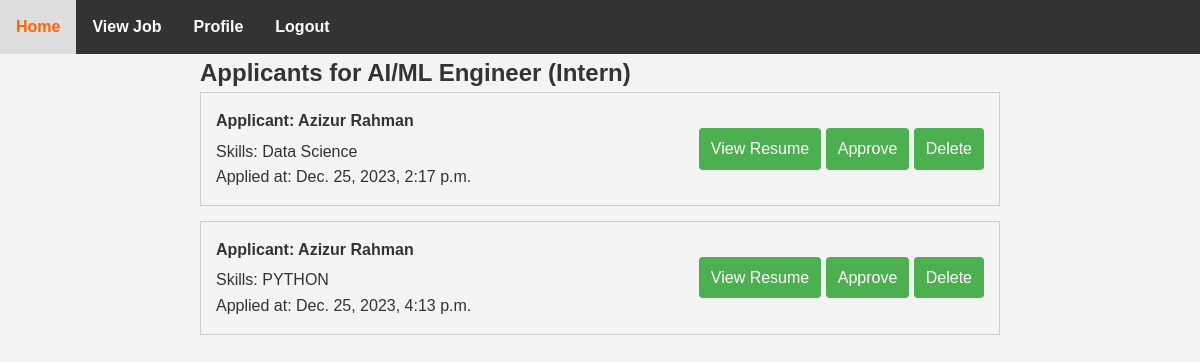
The app's page /applicant_list/8, older data.
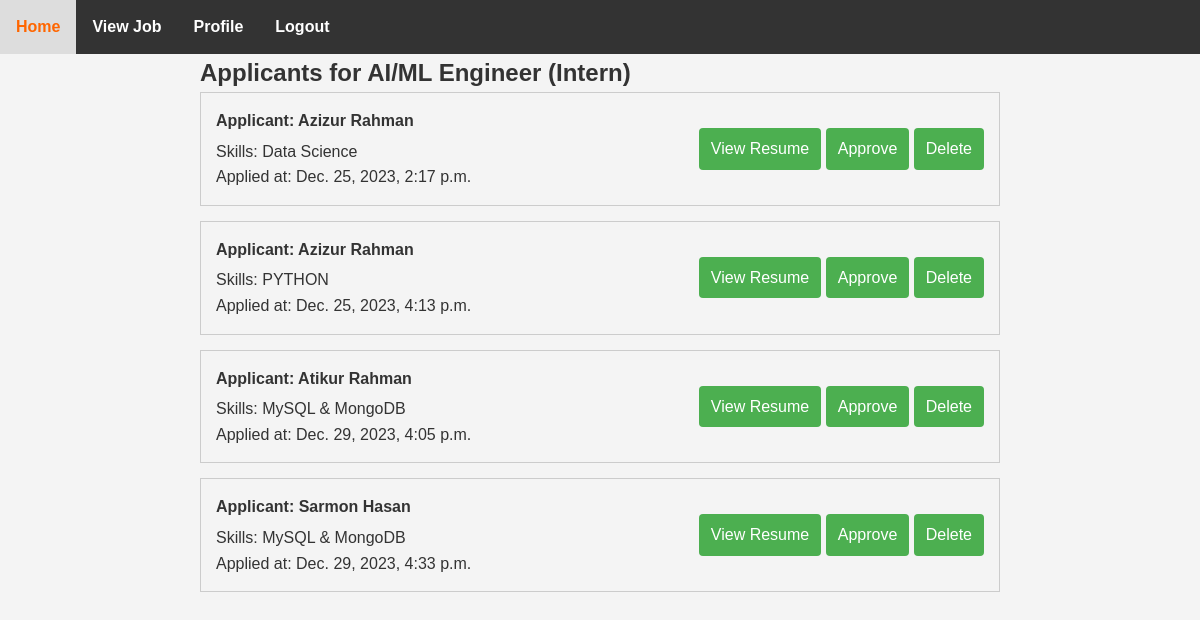
The same page, newer data.
### myApp/models.py (models this page shows, shortened)
class jobApplyModel(models.Model):
    job=models.ForeignKey(job_model,on_delete=models.CASCADE,related_name='applications')
    applicant=models.ForeignKey(Custom_User,on_delete=models.CASCADE)
    applied_at = models.DateTimeField(auto_now_add=True)
    skills = models.CharField(max_length=255, blank=True, null=True)
    resume = models.FileField(upload_to='resumes/', blank=True, null=True)

class Custom_User(AbstractUser):
    USER=[
        ('recruiter','Recruiter'),('jobseeker','JobSeeker')
    ]
    display_name=models.CharField(max_length=100)
    email=models.EmailField(unique=True)
    password=models.CharField(max_length=100)
    confirm_password=models.CharField(max_length=100)
    user_type=models.CharField(choices=USER,max_length=120)
    profile_pic=models.ImageField(upload_to="media/profile_pic",null=True)
    about= models.TextField(max_length=10000,null=True)

### myProject/views.py (the view)
# urls.py: path('applicant_list/<str:myid>',applicant_list,name='applicant_list'),
def applicant_list(request,myid):
    myJob = get_object_or_404(job_model, id=myid)
    applicants = jobApplyModel.objects.filter(job=myJob)
    context = {
        'job': myJob,
        'applicants': applicants,
    }
    return render(request,"Recruiter/applicant_list.html",context)

### Template/Recruiter/applicant_list.html (shortened to what this page needs)
{% extends "dashboard.html" %}
{% block content %}
<!DOCTYPE html>
<html lang="en">
<head>
</head>
<body>
    <div class="container">
        <h2>Applicants for {{ job.job_title }}</h2>
        <ul class="applicant-list">
          {% for applicant in applicants %}
            <li class="applicant-item">
              <div class="applicant-info">
                <p class="applicant-name">Applicant: {{ applicant.applicant.display_name }}</p>
                <p class="applicant-skills">Skills: {{ applicant.skills }}</p>
                <p class="applicant-applied-at">Applied at: {{ applicant.applied_at }}</p>
              </div>
              <div class="resume-link">
                <a href="{{ applicant.resume.url }}" target="_blank">View Resume</a>
                <a href="" >Approve</a>
                <a href="" >Delete</a>
              </div>
            </li>
          {% endfor %}
        </ul>
      </div>
</body>
</html>
{% endblock content %}

Row changes from the older to the newer data that the page shows:
added jobApplyModel: applicant.display_name "Atikur Rahman", skills "MySQL & MongoDB", applied_at "Dec. 29, 2023, 4:05 p.m."
added jobApplyModel: applicant.display_name "Sarmon Hasan", skills "MySQL & MongoDB", applied_at "Dec. 29, 2023, 4:33 p.m."
